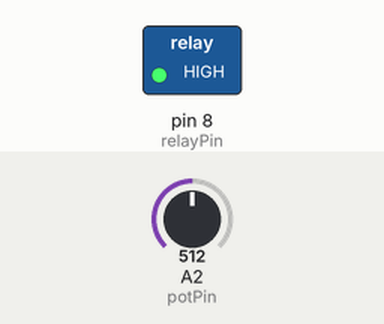
This sketch was run on a simulated Arduino Uno, built with avr-gcc and run on an emulated ATmega328P. Parts: switched loads named in the sketch (green lamp = pin HIGH). Inputs (shaded band) come from the test bench; at power-on: A2 (potPin) = 512.

Above: at 0.1 s.
At 50.1 s:
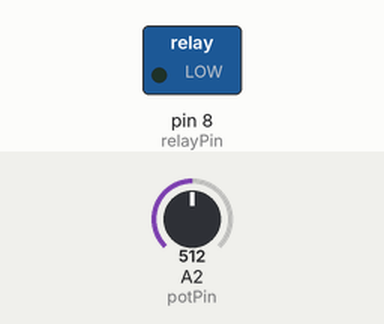
Timing chart, 0 to 101.6 s (numbered marks = the images above):
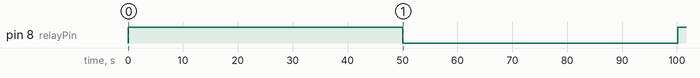

The sketch:

rele_potenciometro_barra_de_leds.ino
```cpp
// potenciometro no pino 2 aciona barra de leds e um relé

int relayPin = 8;
int potPin = 2;    // selecione o pino de entrada ao potenciômetro
int led[] = {12,14,1,2,3,4,5,8,6,13};   // selecione o pino ao LED
int potenciometro;       // variável a guardar o valor proveniente do sensor

void setup() {
 for(int x=0;x<9;x++) {
  pinMode(relayPin, OUTPUT);  // declarar o pino ledPin como saída
 }
}

void loop() {
  potenciometro = analogRead(potPin);
  int ledsParaLigar = map(potenciometro,0,750,0,9);
  int acionamento = 500;
  for(int x=0;x<ledsParaLigar;x++){  // ler o valor do potenciômetro
   digitalWrite(led[x], HIGH);  // ligar o ledPin
   delay(1);
  }  // pausar o programa por algum tempo
  for(int x=0;x<ledsParaLigar;x++){
    digitalWrite(led[x], LOW);   // desligar o ledPin
    delay(10);                  // pausar o programa por algum tempo
  }
  for(int x=0;x<acionamento;x++){  // ler o valor do potenciômetro
   digitalWrite(relayPin, HIGH);
    delay(100);
  } // ligar o ledPin
  for(int x=0;x<acionamento;x++){
    digitalWrite(relayPin, LOW);
   delay(100) ;
  }
}
```

Measured:
- by itself, pin 8 (relayPin): LOW → HIGH at 0.07 s, → LOW 50.0 s later, → HIGH 50.1 s later
